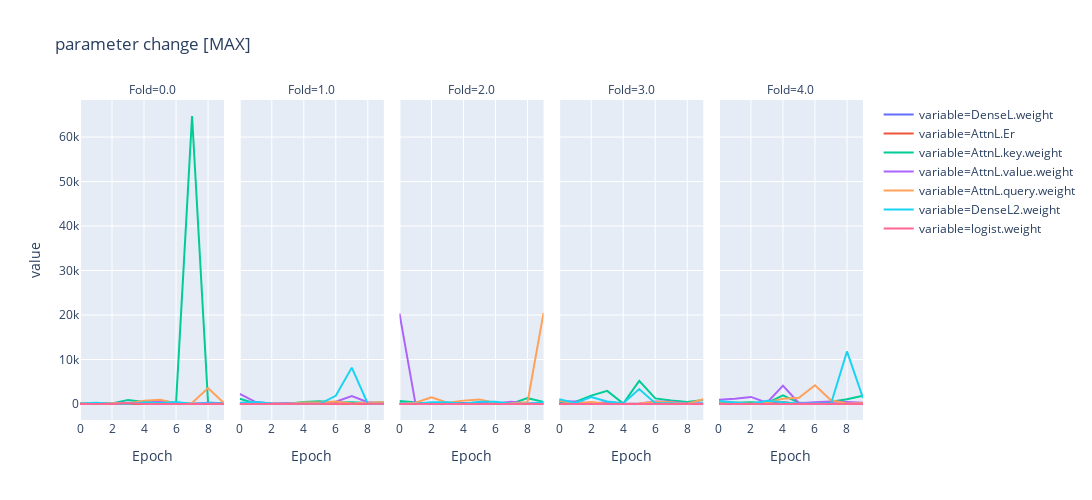

Notebook code cell kept with this figure:
### Code cell
df2 = record_df['max']
df3 = pd.melt(df2, id_vars=['Fold', 'Epoch'], value_vars=df2.columns[2:])
px.line(df3, x="Epoch", y="value", color="variable", facet_col='Fold', width=2000, height=500, title='parameter change [MAX]')

### Figure 1 — Plotly figure (JSON) as saved in the notebook; plotly's stock layout.template omitted (floating-point values rounded to 4 significant figures)
{"data": [{"hoverlabel": {"namelength": 0}, "hovertemplate": "variable=DenseL.weight<br>Fold=0.0<br>Epoch=%{x}<br>value=%{y}", "legendgroup": "variable=DenseL.weight", "line": {"color": "#636efa", "dash": "solid"}, "mode": "lines", "name": "variable=DenseL.weight", "showlegend": true, "type": "scatter", "x": [0, 1, 2, 3, 4, 5, 6, 7, 8, 9], "xaxis": "x", "y": [0, 0, 0, 0, 0, 0, 0, 0, 0, 0], "yaxis": "y"}, {"hoverlabel": {"namelength": 0}, "hovertemplate": "variable=DenseL.weight<br>Fold=1.0<br>Epoch=%{x}<br>value=%{y}", "legendgroup": "variable=DenseL.weight", "line": {"color": "#636efa", "dash": "solid"}, "mode": "lines", "name": "variable=DenseL.weight", "showlegend": false, "type": "scatter", "x": [0, 1, 2, 3, 4, 5, 6, 7, 8, 9], "xaxis": "x2", "y": [0, 0, 0, 0, 0, 0, 0, 0, 0, 0], "yaxis": "y2"}, {"hoverlabel": {"namelength": 0}, "hovertemplate": "variable=DenseL.weight<br>Fold=2.0<br>Epoch=%{x}<br>value=%{y}", "legendgroup": "variable=DenseL.weight", "line": {"color": "#636efa", "dash": "solid"}, "mode": "lines", "name": "variable=DenseL.weight", "showlegend": false, "type": "scatter", "x": [0, 1, 2, 3, 4, 5, 6, 7, 8, 9], "xaxis": "x3", "y": [0, 0, 0, 0, 0, 0, 0, 0, 0, 0], "yaxis": "y3"}, {"hoverlabel": {"namelength": 0}, "hovertemplate": "variable=DenseL.weight<br>Fold=3.0<br>Epoch=%{x}<br>value=%{y}", "legendgroup": "variable=DenseL.weight", "line": {"color": "#636efa", "dash": "solid"}, "mode": "lines", "name": "variable=DenseL.weight", "showlegend": false, "type": "scatter", "x": [0, 1, 2, 3, 4, 5, 6, 7, 8, 9], "xaxis": "x4", "y": [0, 0, 0, 0, 0, 0, 0, 0, 0, 0], "yaxis": "y4"}, {"hoverlabel": {"namelength": 0}, "hovertemplate": "variable=DenseL.weight<br>Fold=4.0<br>Epoch=%{x}<br>value=%{y}", "legendgroup": "variable=DenseL.weight", "line": {"color": "#636efa", "dash": "solid"}, "mode": "lines", "name": "variable=DenseL.weight", "showlegend": false, "type": "scatter", "x": [0, 1, 2, 3, 4, 5, 6, 7, 8, 9], "xaxis": "x5", "y": [0, 0, 0, 0, 0, 0, 0, 0, 0, 0], "yaxis": "y5"}, {"hoverlabel": {"namelength": 0}, "hovertemplate": "variable=AttnL.Er<br>Fold=0.0<br>Epoch=%{x}<br>value=%{y}", "legendgroup": "variable=AttnL.Er", "line": {"color": "#EF553B", "dash": "solid"}, "mode": "lines", "name": "variable=AttnL.Er", "showlegend": true, "type": "scatter", "x": [0, 1, 2, 3, 4, 5, 6, 7, 8, 9], "xaxis": "x", "y": [130.2, 6.553, 28.67, 4.786, 15.81, 8.447, 59.32, 9.541, 9.943, 15.42], "yaxis": "y"}, {"hoverlabel": {"namelength": 0}, "hovertemplate": "variable=AttnL.Er<br>Fold=1.0<br>Epoch=%{x}<br>value=%{y}", "legendgroup": "variable=AttnL.Er", "line": {"color": "#EF553B", "dash": "solid"}, "mode": "lines", "name": "variable=AttnL.Er", "showlegend": false, "type": "scatter", "x": [0, 1, 2, 3, 4, 5, 6, 7, 8, 9], "xaxis": "x2", "y": [9.172, 11.06, 3.941, 1.443, 62.74, 4.853, 13.87, 63.86, 3.5, 11.65], "yaxis": "y2"}, {"hoverlabel": {"namelength": 0}, "hovertemplate": "variable=AttnL.Er<br>Fold=2.0<br>Epoch=%{x}<br>value=%{y}", "legendgroup": "variable=AttnL.Er", "line": {"color": "#EF553B", "dash": "solid"}, "mode": "lines", "name": "variable=AttnL.Er", "showlegend": false, "type": "scatter", "x": [0, 1, 2, 3, 4, 5, 6, 7, 8, 9], "xaxis": "x3", "y": [2.528, 1.9, 12.75, 18.75, 1.882, 15.14, 2.671, 6.562, 33.15, 267.1], "yaxis": "y3"}, {"hoverlabel": {"namelength": 0}, "hovertemplate": "variable=AttnL.Er<br>Fold=3.0<br>Epoch=%{x}<br>value=%{y}", "legendgroup": "variable=AttnL.Er", "line": {"color": "#EF553B", "dash": "solid"}, "mode": "lines", "name": "variable=AttnL.Er", "showlegend": false, "type": "scatter", "x": [0, 1, 2, 3, 4, 5, 6, 7, 8, 9], "xaxis": "x4", "y": [1.985, 16.22, 2.64, 105.2, 5.87, 93.59, 2.639, 5.495, 4.642, 3.121], "yaxis": "y4"}, {"hoverlabel": {"namelength": 0}, "hovertemplate": "variable=AttnL.Er<br>Fold=4.0<br>Epoch=%{x}<br>value=%{y}", "legendgroup": "variable=AttnL.Er", "line": {"color": "#EF553B", "dash": "solid"}, "mode": "lines", "name": "variable=AttnL.Er", "showlegend": false, "type": "scatter", "x": [0, 1, 2, 3, 4, 5, 6, 7, 8, 9], "xaxis": "x5", "y": [11.46, 51.53, 6.607, 10.31, 439.1, 2.191, 9.372, 2.775, 22.58, 5.897], "yaxis": "y5"}, {"hoverlabel": {"namelength": 0}, "hovertemplate": "variable=AttnL.key.weight<br>Fold=0.0<br>Epoch=%{x}<br>value=%{y}", "legendgroup": "variable=AttnL.key.weight", "line": {"color": "#00cc96", "dash": "solid"}, "mode": "lines", "name": "variable=AttnL.key.weight", "showlegend": true, "type": "scatter", "x": [0, 1, 2, 3, 4, 5, 6, 7, 8, 9], "xaxis": "x", "y": [205.5, 237.6, 130.9, 922.9, 458.2, 220.0, 192.2, 64730.0, 317.8, 84.02], "yaxis": "y"}, {"hoverlabel": {"namelength": 0}, "hovertemplate": "variable=AttnL.key.weight<br>Fold=1.0<br>Epoch=%{x}<br>value=%{y}", "legendgroup": "variable=AttnL.key.weight", "line": {"color": "#00cc96", "dash": "solid"}, "mode": "lines", "name": "variable=AttnL.key.weight", "showlegend": false, "type": "scatter", "x": [0, 1, 2, 3, 4, 5, 6, 7, 8, 9], "xaxis": "x2", "y": [1188.0, 116.1, 60.64, 66.06, 441.5, 627.3, 312.4, 365.3, 214.9, 374.5], "yaxis": "y2"}, {"hoverlabel": {"namelength": 0}, "hovertemplate": "variable=AttnL.key.weight<br>Fold=2.0<br>Epoch=%{x}<br>value=%{y}", "legendgroup": "variable=AttnL.key.weight", "line": {"color": "#00cc96", "dash": "solid"}, "mode": "lines", "name": "variable=AttnL.key.weight", "showlegend": false, "type": "scatter", "x": [0, 1, 2, 3, 4, 5, 6, 7, 8, 9], "xaxis": "x3", "y": [691.6, 334.5, 75.81, 106.0, 200.2, 58.96, 65.26, 68.08, 1313.0, 476.2], "yaxis": "y3"}, {"hoverlabel": {"namelength": 0}, "hovertemplate": "variable=AttnL.key.weight<br>Fold=3.0<br>Epoch=%{x}<br>value=%{y}", "legendgroup": "variable=AttnL.key.weight", "line": {"color": "#00cc96", "dash": "solid"}, "mode": "lines", "name": "variable=AttnL.key.weight", "showlegend": false, "type": "scatter", "x": [0, 1, 2, 3, 4, 5, 6, 7, 8, 9], "xaxis": "x4", "y": [403.2, 459.9, 1876.0, 2951.0, 93.68, 5187.0, 1262.0, 774.2, 477.4, 876.8], "yaxis": "y4"}, {"hoverlabel": {"namelength": 0}, "hovertemplate": "variable=AttnL.key.weight<br>Fold=4.0<br>Epoch=%{x}<br>value=%{y}", "legendgroup": "variable=AttnL.key.weight", "line": {"color": "#00cc96", "dash": "solid"}, "mode": "lines", "name": "variable=AttnL.key.weight", "showlegend": false, "type": "scatter", "x": [0, 1, 2, 3, 4, 5, 6, 7, 8, 9], "xaxis": "x5", "y": [484.0, 269.9, 370.1, 211.3, 1969.0, 268.5, 106.0, 483.7, 1067.0, 1847.0], "yaxis": "y5"}, {"hoverlabel": {"namelength": 0}, "hovertemplate": "variable=AttnL.value.weight<br>Fold=0.0<br>Epoch=%{x}<br>value=%{y}", "legendgroup": "variable=AttnL.value.weight", "line": {"color": "#ab63fa", "dash": "solid"}, "mode": "lines", "name": "variable=AttnL.value.weight", "showlegend": true, "type": "scatter", "x": [0, 1, 2, 3, 4, 5, 6, 7, 8, 9], "xaxis": "x", "y": [234.1, 80.73, 218.3, 265.1, 143.0, 755.5, 228.1, 36.88, 263.3, 37.98], "yaxis": "y"}, {"hoverlabel": {"namelength": 0}, "hovertemplate": "variable=AttnL.value.weight<br>Fold=1.0<br>Epoch=%{x}<br>value=%{y}", "legendgroup": "variable=AttnL.value.weight", "line": {"color": "#ab63fa", "dash": "solid"}, "mode": "lines", "name": "variable=AttnL.value.weight", "showlegend": false, "type": "scatter", "x": [0, 1, 2, 3, 4, 5, 6, 7, 8, 9], "xaxis": "x2", "y": [2291.0, 430.0, 84.63, 219.5, 73.24, 354.1, 516.8, 1788.0, 412.3, 116.4], "yaxis": "y2"}, {"hoverlabel": {"namelength": 0}, "hovertemplate": "variable=AttnL.value.weight<br>Fold=2.0<br>Epoch=%{x}<br>value=%{y}", "legendgroup": "variable=AttnL.value.weight", "line": {"color": "#ab63fa", "dash": "solid"}, "mode": "lines", "name": "variable=AttnL.value.weight", "showlegend": false, "type": "scatter", "x": [0, 1, 2, 3, 4, 5, 6, 7, 8, 9], "xaxis": "x3", "y": [20360.0, 93.4, 218.3, 110.5, 134.9, 354.3, 124.7, 519.7, 131.3, 45.61], "yaxis": "y3"}, {"hoverlabel": {"namelength": 0}, "hovertemplate": "variable=AttnL.value.weight<br>Fold=3.0<br>Epoch=%{x}<br>value=%{y}", "legendgroup": "variable=AttnL.value.weight", "line": {"color": "#ab63fa", "dash": "solid"}, "mode": "lines", "name": "variable=AttnL.value.weight", "showlegend": false, "type": "scatter", "x": [0, 1, 2, 3, 4, 5, 6, 7, 8, 9], "xaxis": "x4", "y": [619.7, 569.9, 81.01, 457.2, 40.11, 130.8, 553.1, 512.8, 98.38, 177.9], "yaxis": "y4"}, {"hoverlabel": {"namelength": 0}, "hovertemplate": "variable=AttnL.value.weight<br>Fold=4.0<br>Epoch=%{x}<br>value=%{y}", "legendgroup": "variable=AttnL.value.weight", "line": {"color": "#ab63fa", "dash": "solid"}, "mode": "lines", "name": "variable=AttnL.value.weight", "showlegend": false, "type": "scatter", "x": [0, 1, 2, 3, 4, 5, 6, 7, 8, 9], "xaxis": "x5", "y": [978.3, 1184.0, 1593.0, 286.3, 4116.0, 196.2, 392.9, 567.1, 460.0, 273.8], "yaxis": "y5"}, {"hoverlabel": {"namelength": 0}, "hovertemplate": "variable=AttnL.query.weight<br>Fold=0.0<br>Epoch=%{x}<br>value=%{y}", "legendgroup": "variable=AttnL.query.weight", "line": {"color": "#FFA15A", "dash": "solid"}, "mode": "lines", "name": "variable=AttnL.query.weight", "showlegend": true, "type": "scatter", "x": [0, 1, 2, 3, 4, 5, 6, 7, 8, 9], "xaxis": "x", "y": [204.6, 123.6, 231.4, 108.4, 756.5, 935.0, 149.2, 235.8, 3579.0, 173.4], "yaxis": "y"}, {"hoverlabel": {"namelength": 0}, "hovertemplate": "variable=AttnL.query.weight<br>Fold=1.0<br>Epoch=%{x}<br>value=%{y}", "legendgroup": "variable=AttnL.query.weight", "line": {"color": "#FFA15A", "dash": "solid"}, "mode": "lines", "name": "variable=AttnL.query.weight", "showlegend": false, "type": "scatter", "x": [0, 1, 2, 3, 4, 5, 6, 7, 8, 9], "xaxis": "x2", "y": [90.9, 128.4, 149.6, 59.02, 355.9, 319.9, 555.5, 132.5, 286.0, 387.8], "yaxis": "y2"}, {"hoverlabel": {"namelength": 0}, "hovertemplate": "variable=AttnL.query.weight<br>Fold=2.0<br>Epoch=%{x}<br>value=%{y}", "legendgroup": "variable=AttnL.query.weight", "line": {"color": "#FFA15A", "dash": "solid"}, "mode": "lines", "name": "variable=AttnL.query.weight", "showlegend": false, "type": "scatter", "x": [0, 1, 2, 3, 4, 5, 6, 7, 8, 9], "xaxis": "x3", "y": [160.3, 274.7, 1528.0, 283.0, 758.8, 1036.0, 207.7, 194.7, 404.8, 20450.0], "yaxis": "y3"}, {"hoverlabel": {"namelength": 0}, "hovertemplate": "variable=AttnL.query.weight<br>Fold=3.0<br>Epoch=%{x}<br>value=%{y}", "legendgroup": "variable=AttnL.query.weight", "line": {"color": "#FFA15A", "dash": "solid"}, "mode": "lines", "name": "variable=AttnL.query.weight", "showlegend": false, "type": "scatter", "x": [0, 1, 2, 3, 4, 5, 6, 7, 8, 9], "xaxis": "x4", "y": [731.0, 170.5, 443.3, 78.06, 18.64, 101.4, 517.0, 395.5, 67.9, 1052.0], "yaxis": "y4"}, {"hoverlabel": {"namelength": 0}, "hovertemplate": "variable=AttnL.query.weight<br>Fold=4.0<br>Epoch=%{x}<br>value=%{y}", "legendgroup": "variable=AttnL.query.weight", "line": {"color": "#FFA15A", "dash": "solid"}, "mode": "lines", "name": "variable=AttnL.query.weight", "showlegend": false, "type": "scatter", "x": [0, 1, 2, 3, 4, 5, 6, 7, 8, 9], "xaxis": "x5", "y": [118.1, 211.8, 72.27, 329.7, 1172.0, 1423.0, 4222.0, 825.4, 112.5, 179.1], "yaxis": "y5"}, {"hoverlabel": {"namelength": 0}, "hovertemplate": "variable=DenseL2.weight<br>Fold=0.0<br>Epoch=%{x}<br>value=%{y}", "legendgroup": "variable=DenseL2.weight", "line": {"color": "#19d3f3", "dash": "solid"}, "mode": "lines", "name": "variable=DenseL2.weight", "showlegend": true, "type": "scatter", "x": [0, 1, 2, 3, 4, 5, 6, 7, 8, 9], "xaxis": "x", "y": [109.2, 263.3, 49.2, 29.65, 362.7, 241.4, 452.6, 35.96, 169.3, 64.73], "yaxis": "y"}, {"hoverlabel": {"namelength": 0}, "hovertemplate": "variable=DenseL2.weight<br>Fold=1.0<br>Epoch=%{x}<br>value=%{y}", "legendgroup": "variable=DenseL2.weight", "line": {"color": "#19d3f3", "dash": "solid"}, "mode": "lines", "name": "variable=DenseL2.weight", "showlegend": false, "type": "scatter", "x": [0, 1, 2, 3, 4, 5, 6, 7, 8, 9], "xaxis": "x2", "y": [259.7, 459.3, 111.8, 89.02, 173.2, 33.95, 1841.0, 8177.0, 66.74, 70.84], "yaxis": "y2"}, {"hoverlabel": {"namelength": 0}, "hovertemplate": "variable=DenseL2.weight<br>Fold=2.0<br>Epoch=%{x}<br>value=%{y}", "legendgroup": "variable=DenseL2.weight", "line": {"color": "#19d3f3", "dash": "solid"}, "mode": "lines", "name": "variable=DenseL2.weight", "showlegend": false, "type": "scatter", "x": [0, 1, 2, 3, 4, 5, 6, 7, 8, 9], "xaxis": "x3", "y": [160.2, 46.94, 391.8, 398.4, 72.2, 530.0, 486.4, 38.03, 60.63, 397.1], "yaxis": "y3"}, {"hoverlabel": {"namelength": 0}, "hovertemplate": "variable=DenseL2.weight<br>Fold=3.0<br>Epoch=%{x}<br>value=%{y}", "legendgroup": "variable=DenseL2.weight", "line": {"color": "#19d3f3", "dash": "solid"}, "mode": "lines", "name": "variable=DenseL2.weight", "showlegend": false, "type": "scatter", "x": [0, 1, 2, 3, 4, 5, 6, 7, 8, 9], "xaxis": "x4", "y": [1076.0, 248.4, 1573.0, 575.5, 193.0, 3353.0, 145.2, 180.3, 27.49, 100.7], "yaxis": "y4"}, {"hoverlabel": {"namelength": 0}, "hovertemplate": "variable=DenseL2.weight<br>Fold=4.0<br>Epoch=%{x}<br>value=%{y}", "legendgroup": "variable=DenseL2.weight", "line": {"color": "#19d3f3", "dash": "solid"}, "mode": "lines", "name": "variable=DenseL2.weight", "showlegend": false, "type": "scatter", "x": [0, 1, 2, 3, 4, 5, 6, 7, 8, 9], "xaxis": "x5", "y": [686.3, 369.0, 16.91, 730.3, 339.2, 43.5, 134.3, 35.27, 11820.0, 1344.0], "yaxis": "y5"}, {"hoverlabel": {"namelength": 0}, "hovertemplate": "variable=logist.weight<br>Fold=0.0<br>Epoch=%{x}<br>value=%{y}", "legendgroup": "variable=logist.weight", "line": {"color": "#FF6692", "dash": "solid"}, "mode": "lines", "name": "variable=logist.weight", "showlegend": true, "type": "scatter", "x": [0, 1, 2, 3, 4, 5, 6, 7, 8, 9], "xaxis": "x", "y": [13.61, 9.772, 10.69, 238.7, 4.238, 2.61, 2.426, 5.922, 1.466, 5.2], "yaxis": "y"}, {"hoverlabel": {"namelength": 0}, "hovertemplate": "variable=logist.weight<br>Fold=1.0<br>Epoch=%{x}<br>value=%{y}", "legendgroup": "variable=logist.weight", "line": {"color": "#FF6692", "dash": "solid"}, "mode": "lines", "name": "variable=logist.weight", "showlegend": false, "type": "scatter", "x": [0, 1, 2, 3, 4, 5, 6, 7, 8, 9], "xaxis": "x2", "y": [5.145, 12.69, 1.621, 8.483, 6.492, 2.008, 3.178, 1.146, 8.448, 44.48], "yaxis": "y2"}, {"hoverlabel": {"namelength": 0}, "hovertemplate": "variable=logist.weight<br>Fold=2.0<br>Epoch=%{x}<br>value=%{y}", "legendgroup": "variable=logist.weight", "line": {"color": "#FF6692", "dash": "solid"}, "mode": "lines", "name": "variable=logist.weight", "showlegend": false, "type": "scatter", "x": [0, 1, 2, 3, 4, 5, 6, 7, 8, 9], "xaxis": "x3", "y": [25.61, 64.66, 81.39, 6.003, 4.372, 8.541, 2.539, 1.874, 30.03, 7.684], "yaxis": "y3"}, {"hoverlabel": {"namelength": 0}, "hovertemplate": "variable=logist.weight<br>Fold=3.0<br>Epoch=%{x}<br>value=%{y}", "legendgroup": "variable=logist.weight", "line": {"color": "#FF6692", "dash": "solid"}, "mode": "lines", "name": "variable=logist.weight", "showlegend": false, "type": "scatter", "x": [0, 1, 2, 3, 4, 5, 6, 7, 8, 9], "xaxis": "x4", "y": [12.42, 8.743, 4.221, 3.849, 2.658, 8.129, 3.795, 1.875, 28.91, 25.75], "yaxis": "y4"}, {"hoverlabel": {"namelength": 0}, "hovertemplate": "variable=logist.weight<br>Fold=4.0<br>Epoch=%{x}<br>value=%{y}", "legendgroup": "variable=logist.weight", "line": {"color": "#FF6692", "dash": "solid"}, "mode": "lines", "name": "variable=logist.weight", "showlegend": false, "type": "scatter", "x": [0, 1, 2, 3, 4, 5, 6, 7, 8, 9], "xaxis": "x5", "y": [20.0, 2.843, 6.642, 5.592, 12.91, 20.03, 17.72, 4.472, 15.8, 16.81], "yaxis": "y5"}], "layout": {"annotations": [{"font": {}, "showarrow": false, "text": "Fold=0.0", "x": 0.092, "xanchor": "center", "xref": "paper", "y": 1, "yanchor": "bottom", "yref": "paper"}, {"font": {}, "showarrow": false, "text": "Fold=1.0", "x": 0.296, "xanchor": "center", "xref": "paper", "y": 1, "yanchor": "bottom", "yref": "paper"}, {"font": {}, "showarrow": false, "text": "Fold=2.0", "x": 0.5, "xanchor": "center", "xref": "paper", "y": 1, "yanchor": "bottom", "yref": "paper"}, {"font": {}, "showarrow": false, "text": "Fold=3.0", "x": 0.704, "xanchor": "center", "xref": "paper", "y": 1, "yanchor": "bottom", "yref": "paper"}, {"font": {}, "showarrow": false, "text": "Fold=4.0", "x": 0.908, "xanchor": "center", "xref": "paper", "y": 1, "yanchor": "bottom", "yref": "paper"}], "height": 500, "legend": {"tracegroupgap": 0}, "title": {"text": "parameter change [MAX]"}, "width": 2000, "xaxis": {"anchor": "y", "domain": [0, 0.184], "title": {"text": "Epoch"}}, "xaxis2": {"anchor": "y2", "domain": [0.204, 0.388], "matches": "x", "title": {"text": "Epoch"}}, "xaxis3": {"anchor": "y3", "domain": [0.408, 0.592], "matches": "x", "title": {"text": "Epoch"}}, "xaxis4": {"anchor": "y4", "domain": [0.612, 0.796], "matches": "x", "title": {"text": "Epoch"}}, "xaxis5": {"anchor": "y5", "domain": [0.816, 1], "matches": "x", "title": {"text": "Epoch"}}, "yaxis": {"anchor": "x", "domain": [0, 1], "title": {"text": "value"}}, "yaxis2": {"anchor": "x2", "domain": [0, 1], "matches": "y", "showticklabels": false}, "yaxis3": {"anchor": "x3", "domain": [0, 1], "matches": "y", "showticklabels": false}, "yaxis4": {"anchor": "x4", "domain": [0, 1], "matches": "y", "showticklabels": false}, "yaxis5": {"anchor": "x5", "domain": [0, 1], "matches": "y", "showticklabels": false}}}
